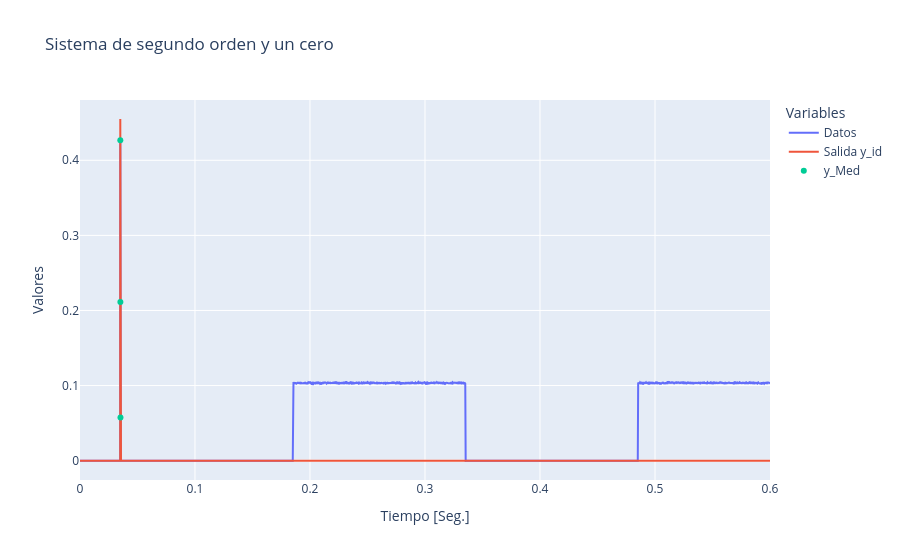

Notebook cell for this chart:
### Markdown cell above
### Midiendo desde t de $y_{max}$ con un cero en el origen
Da el mismo denominador, pero optimizado en el lugar de máxima dinámica.

### Code cell
t_D = np.array(df_Motor['t'])
y_D=np.array(df_Motor['i_t'])
# y_D=np.array(df['VO'])
u=np.array(df_Motor['Vin'])
# % Del Vc
# T1 = 4.3809e-04;
# T2 = 0.0023;
# %
# %  pretty(yt)
# %      /    t \        /    t \
# % K exp| - -- |   K exp| - -- |
# %      \   T1 /        \   T2 /
# % ------------- - -------------
# %    T1 - T2         T1 - T2
ret = .0350
Y_aux=y_D[30:16860]
t_aux=t_D[30:16860]
u_aux=u[30:16860]
y1i=Y_aux.max()
uMAX=u.max()
lugar = np.argmin(np.abs(y1i-Y_aux)) ## [val lugar]=min(abs((t1i-ret)*3+ret-t_D));
t1i=t_aux[lugar]
y1i=Y_aux.max()/uMAX
lugar = np.argmin(np.abs((t1i-ret)*2+ret-t_D)) # # [val lugar]=min(abs((t1i-ret)*2+ret-t_D));
t2i=t_D[lugar]
y2i=y_D[lugar]/uMAX
lugar = np.argmin(np.abs((t1i-ret)*3+ret-t_D)) ## [val lugar]=min(abs((t1i-ret)*3+ret-t_D));
t3i=t_D[lugar]
y3i=y_D[lugar]/uMAX
# %syms y1 y2 beta alfa1 y3; solve(y3/y1==(alfa1^3-(y2/y1-alfa1)^3)/(alfa1-(y2/y1-alfa1)),alfa1)
# alfa1 = (y2i - (- 3*y2i^2 + 4*y1i*y3i)^(1/2))/(2*y1i); %Matlab
# alfa1 = (y2i - 4*y1i*y3i*sqrt(1/(4*y1i*y3i-3*y2i^2))+3*y2i^2*sqrt(1/(4*y1i*y3i-3*y2i^2)))/(2*y1i);%Python
# alfa10 = (y2i - 4*y1i*y3i*np.sqrt(1/(4*y1i*y3i-3*y2i**2))+3*(y2i**2)*np.sqrt(1/(4*y1i*y3i-3*(y2i**2))))/(2*y1i) #;%Python
alfa11 = (y2i - 4*y1i*y3i*cm.sqrt(1/(4*y1i*y3i-3*y2i**2))+3*(y2i**2)*cm.sqrt(1/(4*y1i*y3i-3*(y2i**2))))/(2*y1i) #;%Python
alfa1 =np.abs(alfa11)
# % (-4*y1*y3*sqrt(1/(4*y1*y3 - 3*y2**2)) + 3*y2**2*sqrt(1/(4*y1*y3 - 3*y2**2)) + y2)/(2*y1)
# % alfa1=(-4*y1i*y3i*sqrt(1/(4*y1i*y3i - 3*y2i^2)) + 3*y2i^2*sqrt(1/(4*y1i*y3i - 3*y2i^2)) + y2i)/(2*y1i)

# %  (y2 +- (- 3*y2^2 + 4*y1*y3)^(1/2))/(2*y1) %es +-, funciona con
# %  cualquiera
alfa2=y2i/y1i-alfa1

T1 =(-(t1i-ret)/cm.log(alfa1))
T2 =(-(t1i-ret)/cm.log(alfa2))
# % T1 = 4.3809e-04; para comparar con el voltaje en el capacitor
# % T2 = 0.0023; VC
beta=y1i/(alfa1-alfa2)
beta1=y2i/(alfa1**2-alfa2**2)
beta2=y3i/(alfa1**3-alfa2**3) #%Deben ser todos iguales
K_2_C=y1i*(T1-T2)/(alfa1-alfa2) #; %y1i ya está divido en 12V
sys_iMotor=K_2_C*tf([1, 0], np.convolve([T1, 1],[T2, 1])) #%funcion de transferencia

[y_1,t_1,ent]=lsim(sys_iMotor, df_Motor['Vin'], df_Motor['t'], [0,0])

dfi= pd.DataFrame({'t': t_D, 'y': y_D})
df_id= pd.DataFrame({'t': t_1, 'y': y_1})
df2 = pd.DataFrame({'tp': [t1i , t2i, t3i ],'yp': [y1i*uMAX, y2i*uMAX,y3i*uMAX ]})
fig = go.Figure()
fig.add_trace(go.Scatter(x=dfi['t'], y=dfi['y'], mode='lines', name='Datos'))
fig.add_trace(go.Scatter(x=df_id['t'], y=df_id['y'], mode='lines', name='Salida y_id'))
fig.add_trace(go.Scatter(x=df2['tp'], y=df2['yp'], mode='markers', name='y_Med'))
# Customize the layout
fig.update_layout(title='Sistema de segundo orden y un cero',
                  xaxis_title='Tiempo [Seg.]',
                  yaxis_title='Valores',
                  legend_title='Variables',
                  showlegend=True)
# Display the interactive Plotly chart
fig.show()

### Figure 1 — Plotly figure (JSON) as saved in the notebook; plotly's stock layout.template omitted (floating-point values rounded to 4 significant figures; data arrays with more than 128 entries replaced by an {"elided": "..."} marker saying what was removed)
{"data": [{"mode": "lines", "name": "Datos", "type": "scatter", "x": {"elided": "59999 float values"}, "y": {"elided": "59999 float values"}}, {"mode": "lines", "name": "Salida y_id", "type": "scatter", "x": {"elided": "59999 float values"}, "y": {"elided": "59999 float values"}}, {"mode": "markers", "name": "y_Med", "type": "scatter", "x": [0.03507, 0.03514, 0.03521], "y": [0.4266, 0.2114, 0.05741]}], "layout": {"legend": {"title": {"text": "Variables"}}, "showlegend": true, "title": {"text": "Sistema de segundo orden y un cero"}, "xaxis": {"title": {"text": "Tiempo [Seg.]"}}, "yaxis": {"title": {"text": "Valores"}}}}
